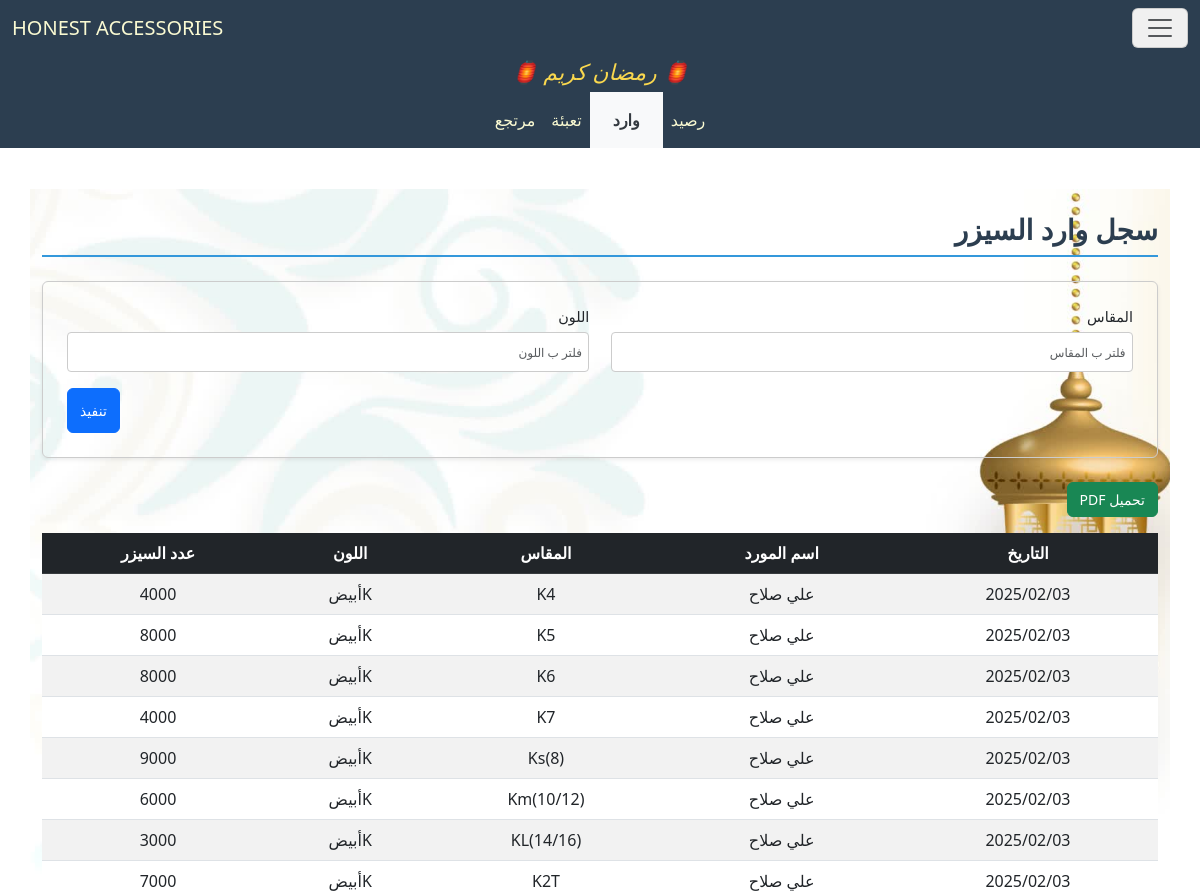
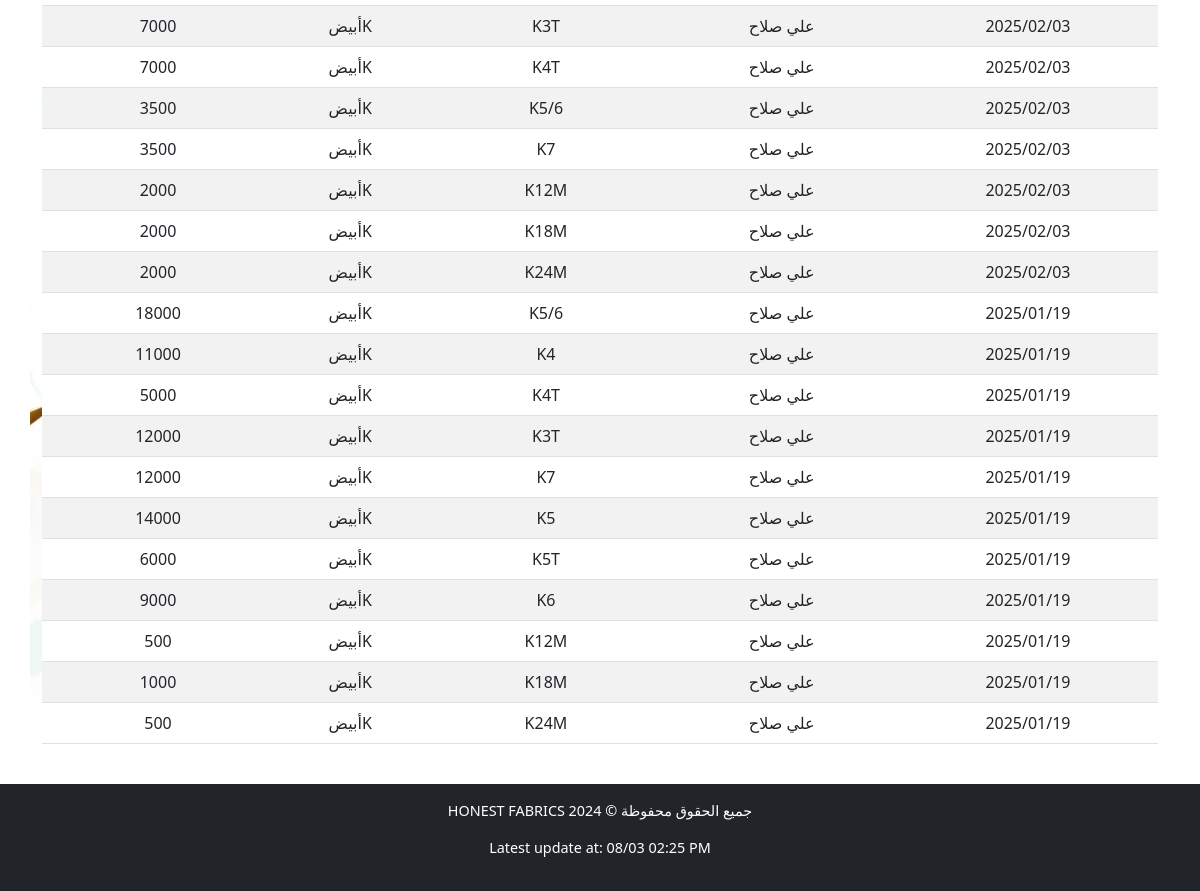
The page /accessories/SizerSupplies/ on the database its author committed (2 pictures, top to bottom).
### accessories/models.py (models this page shows)
class SupplierBaseModel(BaseModel):
    supplier_name = models.CharField("اسم المورد", max_length=255, null=True, blank=True)
    class Meta:
        abstract = True

class SizerBaseModel(IDBaseModel):
    size = models.CharField("المقاس", max_length=255, null=True, blank=True)
    color = models.CharField("اللون", max_length=255, null=True, blank=True)
    sizer_count = models.IntegerField("عدد السيزر", null=True, blank=True)
    class Meta:
        abstract = True

class SizerSupplies(SupplierBaseModel, SizerBaseModel):
    pass

### accessories/views.py (the view)
# urls.py: path('SizerSupplies/', SizerSuppliesView.as_view(), name='SizerSuppliesView'),
class SizerSuppliesView(FilterableListView):
    template_name = "accessories/SizerSupplies.html"
    model = SizerSupplies
    filter_fields = ['size', 'color']
    columns = ["التاريخ","اسم المورد","المقاس","اللون","عدد السيزر"]

### accessories/views.py (called while the page is built)
    def get_queryset(self):
        queryset = super().get_queryset()
        filters = Q()
        for field in self.filter_fields:
            filter_value = self.request.GET.get(field)
            if filter_value:
                filters &= Q(**{f"{field}__icontains": filter_value})
        filtered_queryset = queryset.filter(filters)
        try:
            filtered_queryset = filtered_queryset.order_by('-date')
        except:
            pass
        return filtered_queryset

    def get_context_data(self, **kwargs):
        context = super().get_context_data(**kwargs)
        update = Updates.objects.all().order_by('-date').first()
        context['update'] = localtime(update.date).strftime("%d/%m %I:%M %p") if update and update.date else None
        context['columns'] = self.columns
        model_meta = self.model._meta
        context['filter_fields'] = [
            {
                'field_name': field,
                'verbose_name': model_meta.get_field(field).verbose_name,
                'value': self.request.GET.get(field) or "",
            }
            for field in self.filter_fields
        ]
        return context

### accessories/templates/accessories/SizerSupplies.html (shortened to what this page needs)
{% extends "accessories/layout.html" %}
{% load static %}
{% block home_page %}
<a class="navbar-brand" href="{% url 'CartonSuppliesView' %}">HONEST ACCESSORIES</a>
{% endblock %}
{% block navbar_links_small %}
<li class="p-2 nav-item">
    <a class="nav-link" aria-current="page" href="{% url 'SizerStockView' %}">رصيد</a>
</li>
<li class="p-2 nav-item nav_link_active">
    <a class="nav-link active" aria-current="page" href="{% url 'SizerSuppliesView' %}">وارد</a>
</li>
<li class="p-2 nav-item">
    <a class="nav-link active" aria-current="page" href="{% url 'PackagingSizerView' %}">تعبئة</a>
</li>
<li class="p-2 nav-item">
    <a class="nav-link active" aria-current="page" href="{% url 'ReturnSizerView' %}">مرتجع</a>
</li>
{% endblock %}
{% block body %}
    <h2 class="section-title pt-4">سجل وارد السيزر</h2>
    <form method="get" class="filter-form-flex mb-4 p-4 rounded shadow-sm">
        {% for filter_field in filter_fields %}
        <div class="form-group mb-3">
            <label for="filter_{{ forloop.counter }}" class="form-label">{{ filter_field.verbose_name }}</label>
            <input type="text" id="filter_{{ forloop.counter }}" name="{{ filter_field.field_name }}"
                   placeholder="فلتر ب {{ filter_field.verbose_name }}"
                   class="form-control"
                   value="{{ filter_field.value }}">
        </div>
        {% endfor %}
        <div class="submit-container">
            <button type="submit" class="btn btn-primary submit-btn">تنفيذ</button>
        </div>
    </form>
    <button onclick="generatePDF()" class="btn btn-success mb-3">تحميل PDF</button>
    <div style="overflow-y: auto; max-height: 70vh; position: relative;" class="table-responsive mb-4">
        <table id="data-table" class="table table-striped">
            <thead class="table-dark">
                <tr>
                    <th style="position: sticky; top: 0;" >التاريخ</th>
                    <th style="position: sticky; top: 0;" >اسم المورد</th>
                    <th style="position: sticky; top: 0;" >المقاس</th>
                    <th style="position: sticky; top: 0;" >اللون</th>
                    <th style="position: sticky; top: 0;" >عدد السيزر</th>
                </tr>
            </thead>
            <tbody>
                {% for model in models %}
                <tr>
                    <td>{{ model.date|date:"Y/m/d" }}</td>
                    <td>{{ model.supplier_name }}</td>
                    <td>{{ model.size }}</td>
                    <td>{{ model.color }}</td>
                    <td>{{ model.sizer_count }}</td>
                </tr>
                {% empty %}
                <tr>
                    <td colspan="5" class="text-center">لا يوجد عناصر</td>
                </tr>
                {% endfor %}
            </tbody>
        </table>
    </div>
{% endblock body %}

### cloth/static/cloth/styles.css (style rules this page uses)
:root { --primary-color: #3498db; --light-blue: #3db1ff5e; --secondary-color: #2c3e50; --success-color: #2ecc71; --danger-color: #e74c3c; --warning-color: #f1c40f; --light-bg: #f8f9fa; --dark-bg: #343a40; --light-text: lightgoldenrodyellow; --golden-text: rgb(255, 255, 0); --border-color: #dee2e6; --white-color: #ffffff; }
*, *::before, *::after { box-sizing: border-box; }
ul, div { padding: 0; margin: 0; }
body { background-color: var(--light-bg); margin-inline: 0; font-family: 'Segoe UI', Tahoma, Geneva, Verdana, sans-serif; line-height: 1.6; font-size: 16px; }
#navbar, #navbar a, #navbar-menu-body, #navbar-menu-body a { color: var(--light-text); }
.section-title { color: var(--secondary-color); border-bottom: 2px solid var(--primary-color); padding-bottom: 0.5rem; margin-bottom: 1.5rem; font-weight: bold; }
.table { border-collapse: separate; border-spacing: 0; border-radius: 8px; width: 100%; }
.table th, .table td { text-align: center; vertical-align: middle; padding: 10px; }
.table-striped tbody tr:nth-of-type(odd) { background-color: var(--light-bg); }
.table-dark th { background-color: var(--secondary-color); color: var(--light-text); }
.table-responsive { overflow-x: auto; }
.table-responsive table th, .table-responsive table td { white-space: nowrap; min-width: fit-content; }
.table-responsive table { width: 100%; table-layout: auto; }
.filter-form-flex { display: flex; flex-wrap: wrap; padding: 1rem; border: 1px solid #ccc; border-radius: 8px; justify-content: space-between; column-gap: 2px; direction: rtl; }
.filter-form-flex .form-group { display: flex; flex-direction: column; margin-bottom: 5px; width: 49%; }
.filter-form-flex .form-label { font-size: 0.9rem; margin-bottom: 0.25rem; }
.filter-form-flex .form-control { border: 1px solid #ccc; border-radius: 4px; padding: 0.4rem; font-size: 0.9rem; }
.filter-form-flex input[type="text"], .filter-form-flex input[type="number"], .filter-form-flex input[type="date"] { width: 100%; height: 40px; }
.submit-container { display: flex; justify-content: flex-end; width: 100%; }
.filter-form-flex .submit-btn { width: auto; height: 45px; font-size: 1rem; }
@media (max-width: 1200px) { body { font-size: 15px; } }
@media (max-width: 1200px) { h4.section-title, h2 { font-size: 28px !important; } }
@media (max-width: 1200px) { p.lead, .oped_details_btn, .btn { font-size: 14px !important; } }
@media (max-width: 1200px) { ::placeholder { font-size: 12px !important; } }
.nav_link_active { background-color: var(--light-bg) !important; }
.nav_link_active a { color: var(--dark-bg) !important; padding-inline: 15px; font-weight: 600; }

### rows shown on the page
SizerSupplies: date "2025/02/03", supplier_name "علي صلاح", size "K4", color "Kأبيض", sizer_count "4000"
SizerSupplies: date "2025/02/03", supplier_name "علي صلاح", size "K5", color "Kأبيض", sizer_count "8000"
SizerSupplies: date "2025/02/03", supplier_name "علي صلاح", size "K6", color "Kأبيض", sizer_count "8000"
SizerSupplies: date "2025/02/03", supplier_name "علي صلاح", size "K7", color "Kأبيض", sizer_count "4000"
SizerSupplies: date "2025/02/03", supplier_name "علي صلاح", size "Ks(8)", color "Kأبيض", sizer_count "9000"
SizerSupplies: date "2025/02/03", supplier_name "علي صلاح", size "Km(10/12)", color "Kأبيض", sizer_count "6000"
SizerSupplies: date "2025/02/03", supplier_name "علي صلاح", size "KL(14/16)", color "Kأبيض", sizer_count "3000"
SizerSupplies: date "2025/02/03", supplier_name "علي صلاح", size "K2T", color "Kأبيض", sizer_count "7000"
SizerSupplies: date "2025/02/03", supplier_name "علي صلاح", size "K3T", color "Kأبيض", sizer_count "7000"
SizerSupplies: date "2025/02/03", supplier_name "علي صلاح", size "K4T", color "Kأبيض", sizer_count "7000"
SizerSupplies: date "2025/02/03", supplier_name "علي صلاح", size "K5/6", color "Kأبيض", sizer_count "3500"
SizerSupplies: date "2025/02/03", supplier_name "علي صلاح", size "K7", color "Kأبيض", sizer_count "3500"
SizerSupplies: date "2025/02/03", supplier_name "علي صلاح", size "K12M", color "Kأبيض", sizer_count "2000"
SizerSupplies: date "2025/02/03", supplier_name "علي صلاح", size "K18M", color "Kأبيض", sizer_count "2000"
SizerSupplies: date "2025/02/03", supplier_name "علي صلاح", size "K24M", color "Kأبيض", sizer_count "2000"
SizerSupplies: date "2025/01/19", supplier_name "علي صلاح", size "K5/6", color "Kأبيض", sizer_count "18000"
SizerSupplies: date "2025/01/19", supplier_name "علي صلاح", size "K4", color "Kأبيض", sizer_count "11000"
SizerSupplies: date "2025/01/19", supplier_name "علي صلاح", size "K4T", color "Kأبيض", sizer_count "5000"
SizerSupplies: date "2025/01/19", supplier_name "علي صلاح", size "K3T", color "Kأبيض", sizer_count "12000"
SizerSupplies: date "2025/01/19", supplier_name "علي صلاح", size "K7", color "Kأبيض", sizer_count "12000"
SizerSupplies: date "2025/01/19", supplier_name "علي صلاح", size "K5", color "Kأبيض", sizer_count "14000"
SizerSupplies: date "2025/01/19", supplier_name "علي صلاح", size "K5T", color "Kأبيض", sizer_count "6000"
SizerSupplies: date "2025/01/19", supplier_name "علي صلاح", size "K6", color "Kأبيض", sizer_count "9000"
SizerSupplies: date "2025/01/19", supplier_name "علي صلاح", size "K12M", color "Kأبيض", sizer_count "500"
SizerSupplies: date "2025/01/19", supplier_name "علي صلاح", size "K18M", color "Kأبيض", sizer_count "1000"
SizerSupplies: date "2025/01/19", supplier_name "علي صلاح", size "K24M", color "Kأبيض", sizer_count "500"

### other values the page prints
{{ filter_field.verbose_name }} "المقاس" "اللون"
{{ update }} "08/03 02:25 PM"
